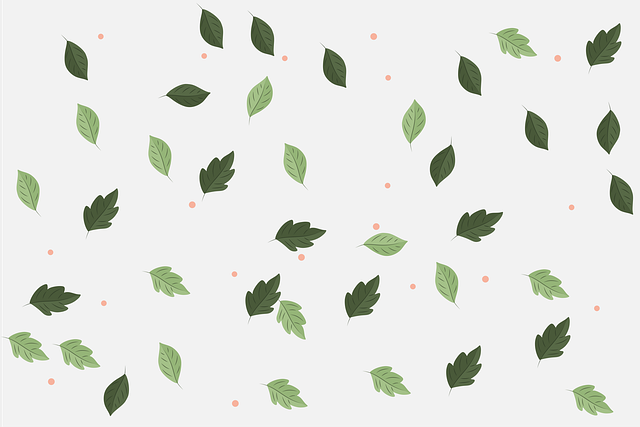
#> input picture Images/leaves1.jpg, 640 x 427 px
$ python 20_diff_absolute.py
#> lines starting #> are read from the running program, lines starting #| are printed output that depends on the picture; after the words box and inside, x2 and y2 are one past the last pixel; in counts of white or black regions, pixels touching at a corner belong together
import numpy as np, cv2
import matplotlib.pyplot as plt

img1 = cv2.imread('../../Images/leaves1.jpg')
#> img1 is the input picture: shape (427, 640, 3); mean B, G, R 225.1, 229.9, 227.6
img2 = cv2.imread('../../Images/leaves2.jpg')
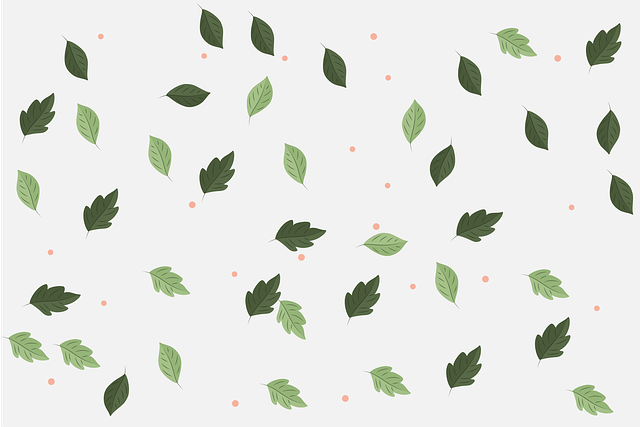
#> input picture Images/leaves2.jpg, 640 x 427 px
#> img2 is the input picture: shape (427, 640, 3); mean B, G, R 224.5, 229.4, 227
img1_gray = cv2.cvtColor(img1, cv2.COLOR_BGR2GRAY)
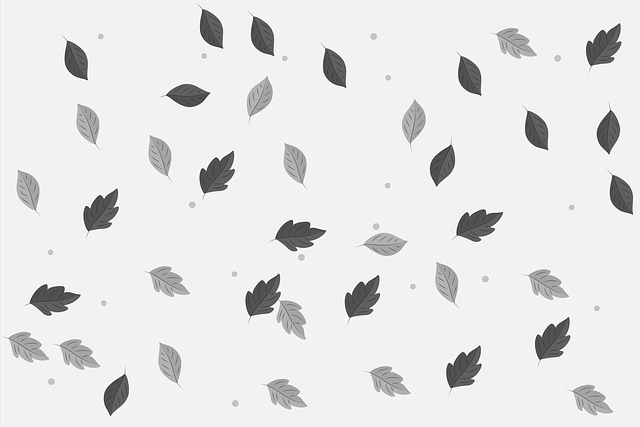
#> img1_gray: shape (427, 640); min 32, max 255, mean 228.7
img2_gray = cv2.cvtColor(img2, cv2.COLOR_BGR2GRAY)

diff = cv2.absdiff(img1_gray, img2_gray)
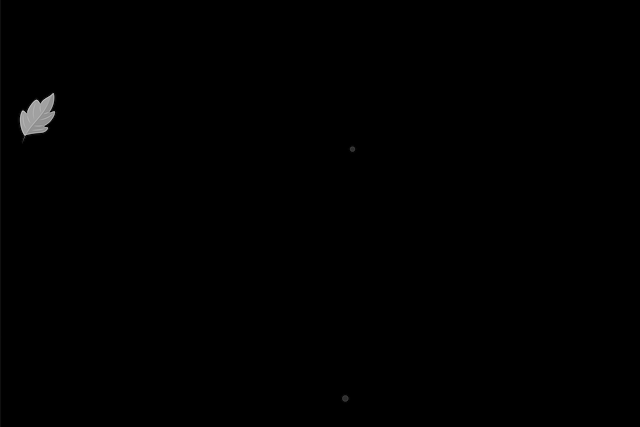
#> diff: shape (427, 640); min 0, max 202, mean 0.6

_, diff = cv2.threshold(diff, 1, 255, cv2.THRESH_BINARY)
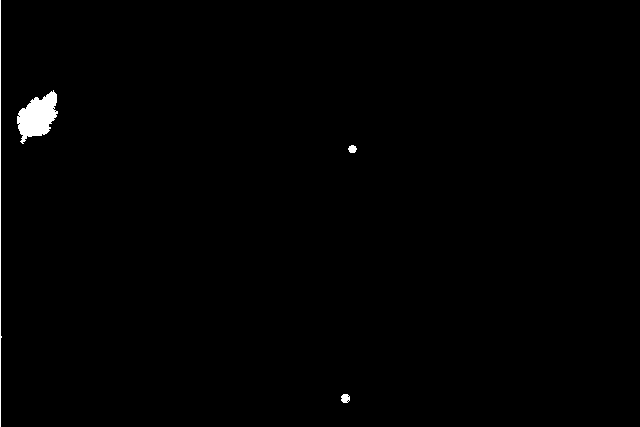
#> diff: shape (427, 640); 0.67% white; 4 white regions, box (x1, y1, x2, y2) and area: (17, 90, 58, 144) 1292, (0, 0, 2, 427) 429, (341, 394, 350, 403) 65, (348, 145, 357, 153) 54
diff_red = cv2.cvtColor(diff, cv2.COLOR_GRAY2BGR)
diff_red[:,:,2] = 0
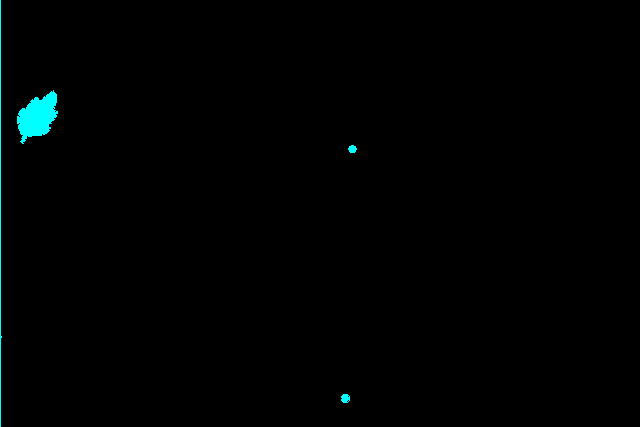
#> diff_red: shape (427, 640, 3); mean B, G, R 1.7, 1.7, 0

spot = cv2.bitwise_xor(img2, diff_red)

imgs = {'img1':img1, 'img2':img2, 'diff':diff, 'spot':spot}

for i, (k, v) in enumerate(imgs.items()):
    plt.subplot(2, 2, i+1)
    plt.title(k)
    plt.imshow(v,'gray')
    plt.xticks([]); plt.yticks([])
#> this loop made 4 passes
#> k on passes 1 to 4: 'img1', 'img2', 'diff', 'spot'
plt.show()
#> figure, not shown here; B, G, R data is drawn as R, G, B
